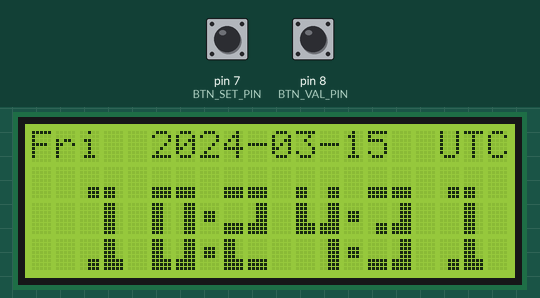
Simulated run of this sketch. Board: Arduino Uno, built with avr-gcc and run on an emulated ATmega328P. Shown: 20×4 character LCD. Wiring (inferred from the names in the program): DS3231 clock at I2C address 0x68. The inputs (shaded band) are chosen by the test bench; at power-on: pin 7 (BTN_SET_PIN) HIGH, pin 8 (BTN_VAL_PIN) HIGH. The local clock reads 2024-03-15 10:24:30 at power-on unless the sketch sets it.

Above: at 1.3 s.
1.4 s: pin 7 (BTN_SET_PIN) pulled LOW for 0.2 s
At 2.5 s:
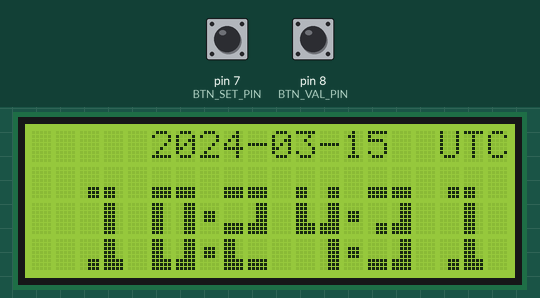
4.6 s: pin 8 (BTN_VAL_PIN) pulled LOW for 3.2 s
At 9.9 s:
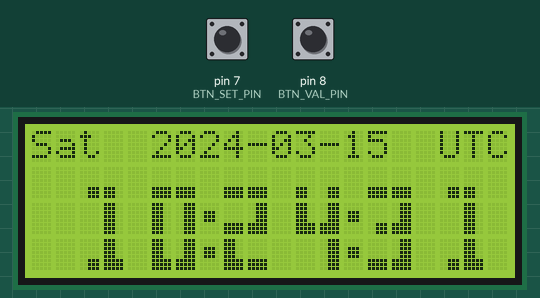
10.8 s: pin 8 (BTN_VAL_PIN) pulled LOW for 0.2 s
At 12.0 s:
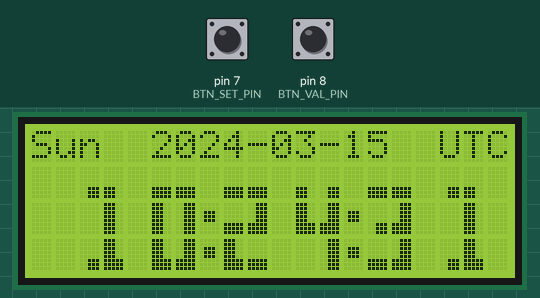
14.0 s: pin 8 (BTN_VAL_PIN) pulled LOW for 1 s
At 16.5 s:
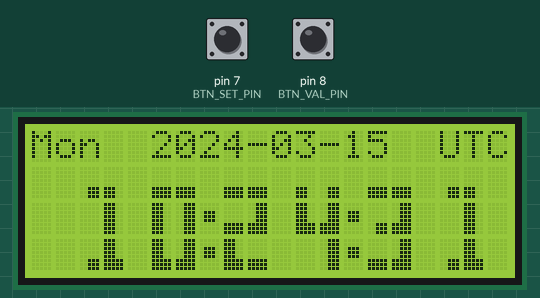
18.0 s: pin 8 (BTN_VAL_PIN) pulled LOW for 0.2 s
At 20.2 s:
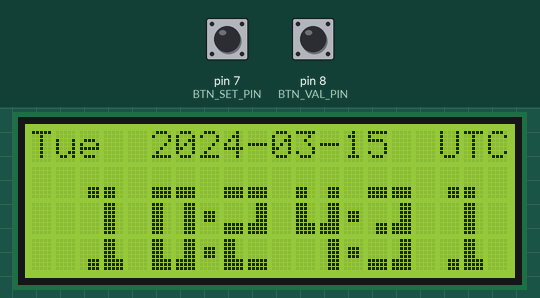
21.2 s: pin 8 (BTN_VAL_PIN) pulled LOW for 0.2 s
At 22.2 s:
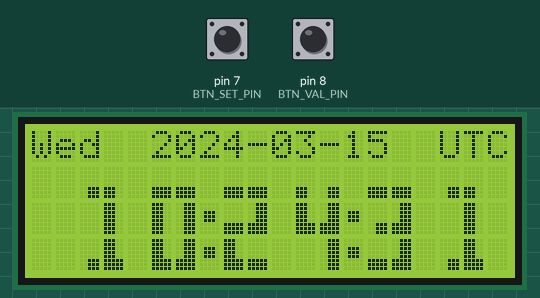
Timing chart, 0 to 24.2 s (numbered marks = the images above; inputs shaded):
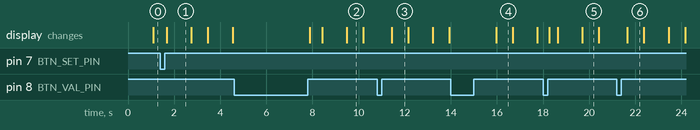

Measured:
- after the input at 1.4 s, the display: changes after 0.28 s (image 1)
- after the input at 4.6 s, the display: changes after 3.3 s (image 2)
- after the input at 10.8 s, the display: changes after 0.64 s (image 3)
- after the input at 14.0 s, the display: changes after 2.0 s (image 4)
- after the input at 18.0 s, the display: changes after 0.28 s (image 5)
- after the input at 21.2 s, the display: changes after 0.46 s (image 6)
- what the display in image 1 shows lasts 1.1 s, from 1.7 s to 2.8 s

The sketch:

rtc-lcd-utc-clock.ino
```cpp
// (licence header left out)
#include "Wire.h"
#include <hd44780.h>                       // main hd44780 header
#include <hd44780ioClass/hd44780_I2Cexp.h> // i2c expander i/o class header

#define DS3231_I2C_ADDRESS 0x68
#define BTN_SET_PIN 7  // physical pin 13 on ATMega328P-U
#define BTN_VAL_PIN 8  // physical pin 14 on ATMega328P-U

enum AppStates {
  STD_DISPLAY,
  SET_DAY_NAME,
  SET_YEAR,
  SET_MONTH,
  SET_DAY,
  SET_HOUR,
  SET_MIN,
  SET_SEC
};
enum AppStates appState = STD_DISPLAY;

hd44780_I2Cexp lcd; // declare lcd object: auto locate & auto config expander chip
const int LCD_COLS = 20;
const int LCD_ROWS = 4;

// OPTION 1 - for text on line 1
byte x10[8] = {0x00,0x00,0x00,0x00,0x00,0x07,0x07,0x07};
byte x11[8] = {0x00,0x00,0x00,0x00,0x00,0x1C,0x1C,0x1C};
byte x12[8] = {0x00,0x00,0x00,0x00,0x00,0x1F,0x1F,0x1F};
byte x13[8] = {0x07,0x07,0x07,0x07,0x07,0x1F,0x1F,0x1F};
byte x14[8] = {0x1C,0x1C,0x1C,0x1C,0x1C,0x1F,0x1F,0x1F};
byte x15[8] = {0x1C,0x1C,0x1C,0x1C,0x1C,0x1C,0x1C,0x1C};
byte x16[8] = {0x07,0x07,0x07,0x07,0x07,0x07,0x07,0x07};
byte x17[8] = {0x00,0x00,0x0E,0x0E,0x0E,0x00,0x00,0x00};

byte row = 0,col = 0;

int blinkCounter = 0;
const int blinkOn = 5;
const int blinkMax = 10;

byte second, minute, hour, dayOfWeek, day, month, year;

// Convert normal decimal numbers to binary coded decimal
byte decToBcd(byte val)
{
  return( (val/10*16) + (val%10) );
}

// Convert binary coded decimal to normal decimal numbers
byte bcdToDec(byte val)
{
  return( (val/16*10) + (val%16) );
}

// doNumber: routine to position number 'num' starting top left at row 'r', column 'c'
void doNumber(byte num, byte r, byte c) {
    lcd.setCursor(c,r);
    switch(num) {
      case 0: lcd.write(byte(2)); lcd.write(byte(2));
              lcd.setCursor(c,r+1); lcd.write(byte(5)); lcd.write(byte(6));
              lcd.setCursor(c,r+2); lcd.write(byte(4)); lcd.write(byte(3)); break;

      case 1: lcd.write(byte(0)); lcd.write(byte(1));
              lcd.setCursor(c,r+1); lcd.print(" "); lcd.write(byte(5));
              lcd.setCursor(c,r+2); lcd.write(byte(0)); lcd.write(byte(4)); break;

      case 2: lcd.write(byte(2)); lcd.write(byte(2));
              lcd.setCursor(c,r+1); lcd.write(byte(2)); lcd.write(byte(3));
              lcd.setCursor(c,r+2); lcd.write(byte(4)); lcd.write(byte(2)); break;

      case 3: lcd.write(byte(2)); lcd.write(byte(2));
              lcd.setCursor(c,r+1); lcd.write(byte(0)); lcd.write(byte(3));
              lcd.setCursor(c,r+2); lcd.write(byte(2)); lcd.write(byte(3)); break;

      case 4: lcd.write(byte(1)); lcd.write(byte(0));
              lcd.setCursor(c,r+1); lcd.write(byte(4)); lcd.write(byte(3));
              lcd.setCursor(c,r+2); lcd.print(" "); lcd.write(byte(6)); break;

      case 5: lcd.write(byte(2)); lcd.write(byte(2));
              lcd.setCursor(c,r+1); lcd.write(byte(4)); lcd.write(byte(2));
              lcd.setCursor(c,r+2); lcd.write(byte(2)); lcd.write(byte(3)); break;
      case 6: lcd.write(byte(1)); lcd.print(" ");
              lcd.setCursor(c,r+1); lcd.write(byte(4)); lcd.write(byte(2));
              lcd.setCursor(c,r+2); lcd.write(byte(4)); lcd.write(byte(3)); break;

      case 7: lcd.write(byte(2)); lcd.write(byte(2));
              lcd.setCursor(c,r+1); lcd.print(" "); lcd.write(byte(6));
              lcd.setCursor(c,r+2); lcd.print(" "); lcd.write(byte(6)); break;

      case 8: lcd.write(byte(2)); lcd.write(byte(2));
              lcd.setCursor(c,r+1); lcd.write(byte(4)); lcd.write(byte(3));
              lcd.setCursor(c,r+2); lcd.write(byte(4)); lcd.write(byte(3)); break;

      case 9: lcd.write(byte(2)); lcd.write(byte(2));
              lcd.setCursor(c,r+1); lcd.write(byte(4)); lcd.write(byte(3));
              lcd.setCursor(c,r+2); lcd.print(" "); lcd.write(byte(6)); break;

       case 11: // colon
              lcd.setCursor(c,r+1); lcd.write(byte(7)); lcd.setCursor(c,r+2); lcd.write(byte(7)); break;

       case 12: // space
              lcd.write(" "); lcd.write(" ");
              lcd.setCursor(c,r+1); lcd.write(" "); lcd.write(" ");
              lcd.setCursor(c,r+2); lcd.print(" "); lcd.write(" ");
              break;
    }
}

void setup()
{
  Wire.begin();
  Serial.begin(9600);
  // set the initial time here:
  // DS3231 seconds, minutes, hours, day, date, month, year
  // Sun=1, Sat = 7
  //setDS3231time(30,02,16,7,24,11,18);

  pinMode(BTN_SET_PIN, INPUT_PULLUP);
  pinMode(BTN_VAL_PIN, INPUT_PULLUP);

  int status;
  status = lcd.begin(LCD_COLS, LCD_ROWS);
  if(status) // non zero status means it was unsuccesful
  {
    status = -status; // convert negative status value to positive number

    // begin() failed so blink error code using the onboard LED if possible
    hd44780::fatalError(status); // does not return
  }

  lcd.createChar(0, x10);                      // digit piece
  lcd.createChar(1, x11);                      // digit piece
  lcd.createChar(2, x12);                      // digit piece
  lcd.createChar(3, x13);                      // digit piece
  lcd.createChar(4, x14);                      // digit piece
  lcd.createChar(5, x15);                      // digit piece
  lcd.createChar(6, x16);                      // digit piece
  lcd.createChar(7, x17);                      // digit piece (colon)
}


void setDS3231time(byte second, byte minute, byte hour, byte dayOfWeek, byte
dayOfMonth, byte month, byte year)
{
  // sets time and date data to DS3231
  Wire.beginTransmission(DS3231_I2C_ADDRESS);
  Wire.write(0); // set next input to start at the seconds register
  Wire.write(decToBcd(second)); // set seconds
  Wire.write(decToBcd(minute)); // set minutes
  Wire.write(decToBcd(hour)); // set hours
  Wire.write(decToBcd(dayOfWeek)); // set day of week (1=Sunday, 7=Saturday)
  Wire.write(decToBcd(dayOfMonth)); // set date (1 to 31)
  Wire.write(decToBcd(month)); // set month
  Wire.write(decToBcd(year)); // set year (0 to 99)
  Wire.endTransmission();
}

void readDS3231time()
{
  Wire.beginTransmission(DS3231_I2C_ADDRESS);
  Wire.write(0); // set DS3231 register pointer to 00h
  Wire.endTransmission();
  Wire.requestFrom(DS3231_I2C_ADDRESS, 7);
  // request seven bytes of data from DS3231 starting from register 00h
  second = bcdToDec(Wire.read() & 0x7f);
  minute = bcdToDec(Wire.read());
  hour = bcdToDec(Wire.read() & 0x3f);
  dayOfWeek = bcdToDec(Wire.read());
  day = bcdToDec(Wire.read());
  month = bcdToDec(Wire.read());
  year = bcdToDec(Wire.read());
}

void changeTime()
{
  if (digitalRead(BTN_VAL_PIN) == LOW)
  {
    switch(appState)
    {
      case SET_DAY_NAME :
        dayOfWeek = (byte)(dayOfWeek % 7 + 1);
        break;
      case SET_YEAR :
        year = (byte)(year % 30 + 1);
        break;
      case SET_MONTH :
        month = (byte)(month % 12 + 1);
        break;
      case SET_DAY :
        day = (byte)(day % 31 + 1);
        break;
      case SET_HOUR :
        hour = (byte)((hour + 1) % 24);
        break;
      case SET_MIN :
        minute = (byte)((minute + 1) % 60);
        break;
      case SET_SEC :
        second = (byte)((second + 1) % 60);
        break;
      default :
        break;
    }
    waitForBtnRelease(BTN_VAL_PIN);
  }
}


void waitForBtnRelease(int button)
{
  while(digitalRead(button) == LOW)
    delay(2);
}

void loop()
{
  blinkCounter = (blinkCounter + 1) % blinkMax;

  if (digitalRead(BTN_SET_PIN) == LOW)
  {
    appState = (appState + 1) % 8;
    waitForBtnRelease(BTN_SET_PIN);
    blinkCounter = 0;

    if (appState == STD_DISPLAY)
    {
      // just finished setting time, so write it to the DS3231 RTC
      setDS3231time(second, minute, hour, dayOfWeek, day, month, year);
    }
  }

  // retrieve data from DS3231
  if (appState == STD_DISPLAY)
    readDS3231time();
  else
    changeTime();

  // display the time in big numbers
  row = 1;
  byte hour1 = hour / 10;
  byte hour2 = hour % 10;

  if (appState != SET_HOUR || blinkCounter > blinkOn)
  {
    doNumber(hour1, row, 2);
    doNumber(hour2, row, 5);
  }
  else
  {
    doNumber(12, row, 2); // space
    doNumber(12, row, 5);
  }
  doNumber(11, row, 7);   // colon

  byte min1 = minute / 10;
  byte min2 = minute % 10;
  if (appState != SET_MIN || blinkCounter > blinkOn)
  {
    doNumber(min1, row, 8);
    doNumber(min2, row, 11);
  }
  else
  {
    doNumber(12, row, 8); // space
    doNumber(12, row, 11);
  }
  doNumber(11,row,13);  // colon

  byte sec1 = second / 10;
  byte sec2 = second % 10;

  if (appState != SET_SEC || blinkCounter > blinkOn)
  {
    doNumber(sec1, row, 14);
    doNumber(sec2, row, 17);
  }
  else
  {
    doNumber(12, row, 14); // space
    doNumber(12, row, 17);
  }

  // display the day of the week
  lcd.setCursor(0,0);

  if (appState != SET_DAY_NAME || blinkCounter > blinkOn)
  {
    switch(dayOfWeek){
      case 1:
        lcd.print("Sun  ");
        break;
      case 2:
        lcd.print("Mon  ");
        break;
      case 3:
        lcd.print("Tue  ");
        break;
      case 4:
        lcd.print("Wed  ");
        break;
      case 5:
        lcd.print("Thur ");
        break;
      case 6:
        lcd.print("Fri  ");
        break;
      case 7:
        lcd.print("Sat  ");
        break;
      default:
        lcd.print("???  ");
        break;
    }
  }
  else
    lcd.print("     ");

  // display the date in yyyy-mm-dd format
  lcd.print("20");

  if (appState != SET_YEAR || blinkCounter > blinkOn)
  {
    if (year < 10) lcd.print("0");
    lcd.print(year);
  }
  else
    lcd.print("  ");

  lcd.print("-");

  if (appState != SET_MONTH || blinkCounter > blinkOn)
  {
    if (month < 10) lcd.print("0");
    lcd.print(month);
  }
  else
    lcd.print("  ");

  lcd.print("-");

  if (appState != SET_DAY || blinkCounter > blinkOn)
  {
    if (day < 10) lcd.print("0");
    lcd.print(day);
  }
  else
    lcd.print("  ");

  lcd.print("  UTC ");

  delay(100);
}
```
